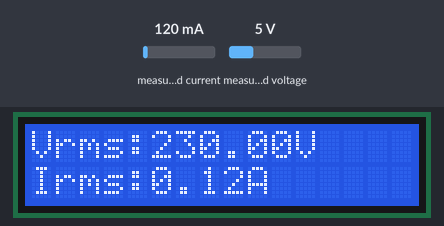
Recording of a sketch running on a simulated ESP32. Shown: 16×2 character LCD. The test bench sets the inputs (shaded band); at power-on: measured current 120 mA, measured voltage 5 V. WiFi joins after 1.5 s; servers stay silent unless stated; what the sketch prints to the serial monitor is not drawn.

Above: at 7.7 s.
7.8 s: measured current set to 40 mA
At 12.8 s:
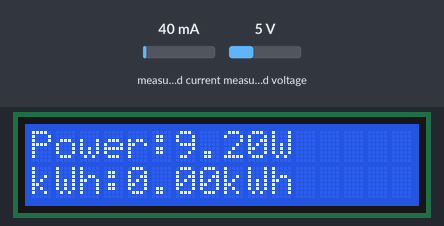
18.6 s: measured voltage set to 0.3 V
At 22.8 s:
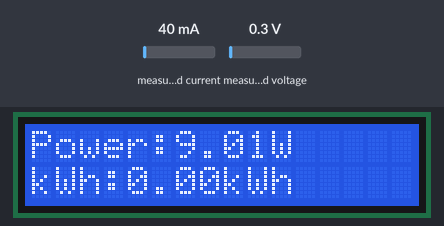
28.6 s: measured current set to 500 mA
At 32.9 s:
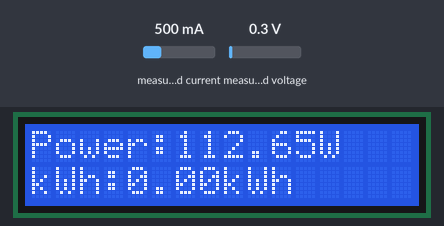
38.6 s: measured voltage set to 3.8 V
At 42.9 s:
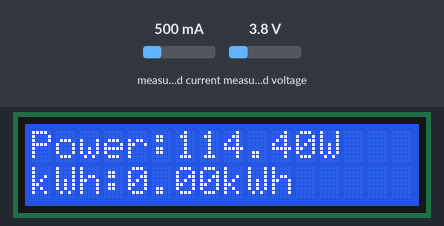
48.6 s: measured current set to 1000 mA
At 52.9 s:
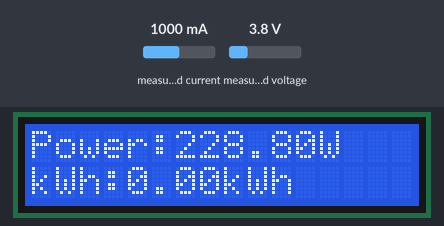
58.6 s: measured voltage set to 7.5 V
At 62.9 s:
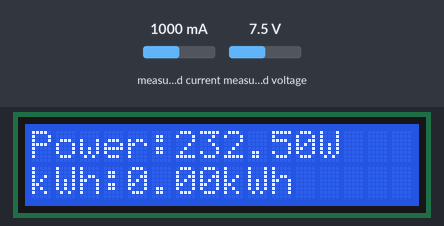
Timing chart, 0 to 64.4 s (numbered marks = the images above; inputs shaded):
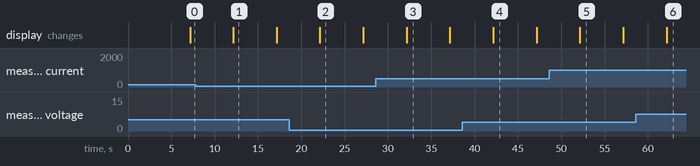

The sketch:

Mr_T.ino
```cpp
#define BLYNK_TEMPLATE_ID "TMPL2zhoUCZJl"
#define BLYNK_TEMPLATE_NAME "SEMS"
#define BLYNK_PRINT Serial
#define vCalibration 83.3
#define currCalibration 0.5

#include <WiFi.h>
#include <WiFiClient.h>
#include <BlynkSimpleEsp32.h>
#include <Wire.h>
#include <LiquidCrystal_I2C.h>
#include "EmonLib.h"

char auth[] = "2_vmBpCWryYpRsJ02RhhRSEKR0j8S3k5";  // Your Blynk authentication token
char ssid[] = "Elon Net";   // Your WiFi network name
char pass[] = "Amejimadan@890234";  // Your WiFi network password

LiquidCrystal_I2C lcd(0x27, 16, 2); //

const int d8 = 35, d9 = 34;
EnergyMonitor emon;

BlynkTimer timer;

float kWh = 0;
unsigned long lastmillis = millis();
bool firstRun = true;

void updateLCD() {
  lcd.clear();
  lcd.setCursor(0, 0);
  lcd.print("Vrms:");
  lcd.print(emon.Vrms, 2);
  lcd.print("V");

  lcd.setCursor(0, 1);
  lcd.print("Irms:");
  lcd.print(emon.Irms, 2);
  lcd.print("A");
}

void myTimerEvent() {
  // Update emon data
  emon.calcVI(20, 2000);
  kWh = kWh + emon.apparentPower * (millis() - lastmillis) / 3600000000.0;
  lastmillis = millis();

  // Print data on serial monitor
  Serial.print("Vrms: ");
  Serial.print(emon.Vrms, 2);
  Serial.print("V");

  Serial.print("\tIrms: ");
  Serial.print(emon.Irms, 2);
  Serial.print("A");

  Serial.print("\tPower: ");
  Serial.print(emon.apparentPower, 2);
  Serial.print("W");

  Serial.print("\tkWh: ");
  Serial.print(kWh, 2);
  Serial.println("kWh");

  // Update LCD with the latest values
  if (firstRun) {
    updateLCD(); // Display Vrms and Irms
    delay(500);  // Delay for 500 milliseconds
    firstRun = false; // Set firstRun to false after displaying first two values
  } else {
    lcd.clear();
    lcd.setCursor(0, 0);
    lcd.print("Power:");
    lcd.print(emon.apparentPower, 2);
    lcd.print("W");

    lcd.setCursor(0, 1);
    lcd.print("kWh:");
    lcd.print(kWh, 2);
    lcd.print("kWh");

    // Reset firstRun to true after displaying second screen
    firstRun = true;
  }

  // Send data to Blynk
  Blynk.virtualWrite(V0, emon.Vrms);
  Blynk.virtualWrite(V1, emon.Irms);
  Blynk.virtualWrite(V2, emon.apparentPower);
  Blynk.virtualWrite(V3, kWh);
}

void setup() {
  // Initialize the LCD
  lcd.init();
  // Turn on the backlight
  lcd.backlight();

  Serial.begin(9600);
  Blynk.begin(auth, ssid, pass);
  lcd.begin(16, 2);

  emon.voltage(d8, vCalibration, 1.7); // Voltage: input pin, calibration, phase_shift
  emon.current(d9, currCalibration);    // Current: input pin, calibration.

  timer.setInterval(5000L, myTimerEvent);
}

void loop() {
  Blynk.run();
  timer.run();
}
```

Measured:
- after the input at 7.8 s, the display: changes after 4.4 s (image 1)
- after the input at 18.6 s, the display: changes after 3.6 s (image 2)
- after the input at 28.6 s, the display: changes after 3.6 s (image 3)
- after the input at 38.6 s, the display: changes after 3.6 s (image 4)
- after the input at 48.6 s, the display: changes after 3.6 s (image 5)
- after the input at 58.6 s, the display: changes after 3.6 s (image 6)
- what the display in image 1 shows lasts 5.0 s, from 12.2 s to 17.2 s
